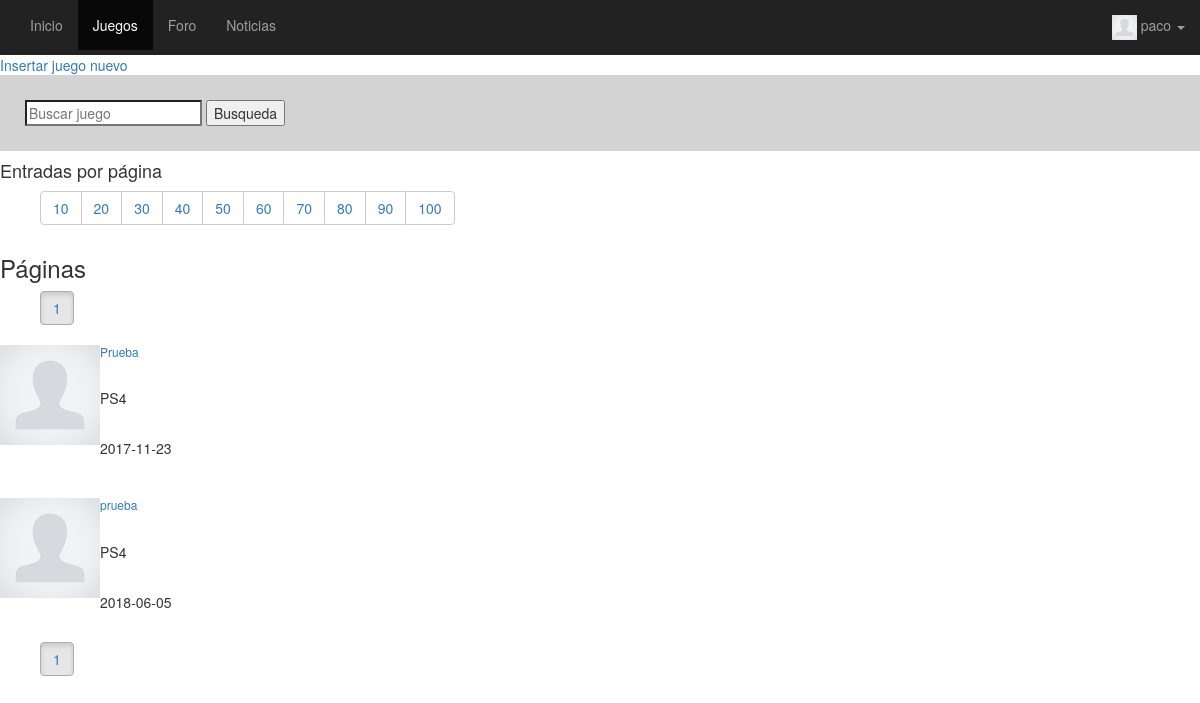
The app's page /juegos.php?count=5&page=1 (signed in) with its own data.
### tables this page shows
CREATE TABLE `juego` (
  `id` int(5) NOT NULL,
  `nombre` varchar(50) NOT NULL,
  `publicacion` date NOT NULL,
  `sinopsis` varchar(1000) NOT NULL,
  `id_plat` int(3) NOT NULL,
  `imagen` varchar(500) NOT NULL
);

CREATE TABLE `plataforma` (
  `n_plat` int(3) NOT NULL,
  `plataforma` varchar(30) NOT NULL
);

### script/php/juegoshub.php (the view, shortened to what this page needs)
<form action="#" method="get" accept-charset="utf-8">
	<input type="search" name="datos" placeholder="Buscar juego">
	<input type="submit" name="Busqueda" value="Busqueda">
</form>
<h4>Entradas por página</h4>
<?php
	echo "<ol class='btn-group btn-breadcrumb'>";
	for ($i=10; $i <= 100; $i=$i+10) {
		echo "<li class='btn btn-default";
		if($i==$_GET['count'])
			echo " active";
		echo "'><a href='juegos.php?";
		if(isset($_GET['Busqueda']))
			echo "datos=$_GET[datos]&Busqueda=Busqueda&";
		echo "count=$i&page=1'>$i</a>";
	}
	echo "</ol>";
	if(!isset($_GET['page']))
		$page=0;
	else
		$page=$_GET['page']-1;
	if(!isset($_GET['count']))
		$count=5;
	else
		$count=$_GET['count'];
	$buscar="";
	$pagmax=mysqli_query($con,"SELECT id,nombre,publicacion,sinopsis,imagen,plataforma FROM juego j,plataforma p WHERE j.id_plat=p.n_plat and nombre LIKE '%$buscar%' ORDER BY j.nombre ASC;");
	$pagmax=mysqli_num_rows($pagmax);
	$pagmax=ceil($pagmax/$count);
	echo "<h3>Páginas</h3>";
	echo "<ol class='btn-group btn-breadcrumb'>";
	for ($i=1; $i <= $pagmax; $i++) {
		echo "<li class='btn btn-default";
		if($i==$_GET['page'])
			echo " active";
		echo "'><a href='juegos.php?";
		if(isset($_GET['Busqueda']))
			echo "datos=$_GET[datos]&Busqueda=Busqueda&";
		echo "count=$count&page=$i'>$i</a></li>";
	}
	echo "</ol>";
	$juego=mysqli_query($con,"SELECT id,nombre,publicacion,sinopsis,imagen,plataforma FROM juego j,plataforma p WHERE j.id_plat=p.n_plat and nombre LIKE '%$buscar%' ORDER BY j.nombre ASC LIMIT ".$count." OFFSET ".$page*$count." ;");
	$juego=mysqli_fetch_all($juego,MYSQLI_ASSOC);
	foreach ($juego as $valor) {
		?>
		<div style="clear:both;" class='campobusc'>
			<img src=<?php echo $valor['imagen']; ?> style="float:left;max-width:100px;max-height:100px">
			<a href='juegos.php?id=<?php echo $valor['id']; ?>'><h6><?php echo $valor['nombre']; ?></h6></a><br>
			<p><?php echo $valor['plataforma']; ?></p><br>
			<p><?php echo $valor['publicacion']; ?></p><br>
		</div>
		<?php
	}
	echo "<ol class='btn-group btn-breadcrumb'>";
	for ($i=1; $i <= $pagmax; $i++) {
		echo "<li class='btn btn-default";
		if($i==$_GET['page'])
			echo " active";
		echo "'><a href='juegos.php?";
		if(isset($_GET['Busqueda']))
			echo "datos=$_GET[datos]&Busqueda=Busqueda&";
		echo "count=$count&page=$i'>$i</a></li>";
	}
	echo "</ol>";
?>

### css/styles.css (style rules this page uses)
form { background-color:lightgray; padding: 25px; }

### records on screen
juego: imagen (placeholder picture), nombre "Prueba", id_plat.plataforma "PS4", publicacion "2017-11-23"
juego: imagen (placeholder picture), nombre "prueba", id_plat.plataforma "PS4", publicacion "2018-06-05"

### other values on screen
$_SESSION['user'] "paco"
$i "10"
$i "20"
$i "30"
$i "40"
$i "50"
$i "60"
$i "70"
$i "80"
$i "90"
$i "100"
